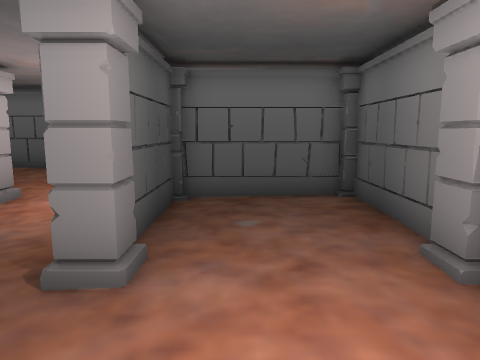
view 1 (above)

24 first-person views from a walk through a Unity game level. The camera is 1.5 m above the floor, tilts 8° down and sees 70° across. The floor is counted in squares, 1 m on a side. Each view is taken from the middle of a square. On the plan, view 1 faces up. The plan holds only what a view shows up to about 16 squares ahead; the rest is blank. The place goes on beyond the plan.

view 2
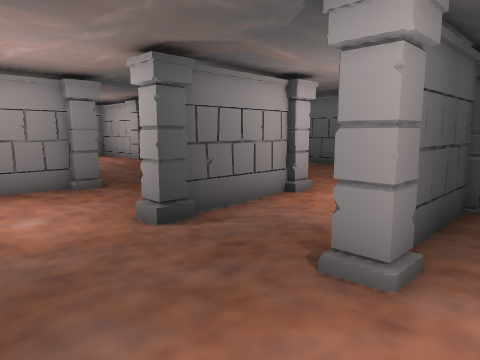

view 3
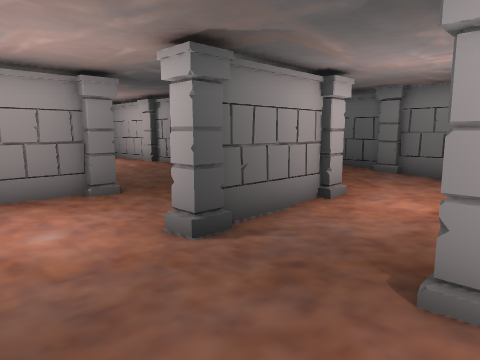

view 4
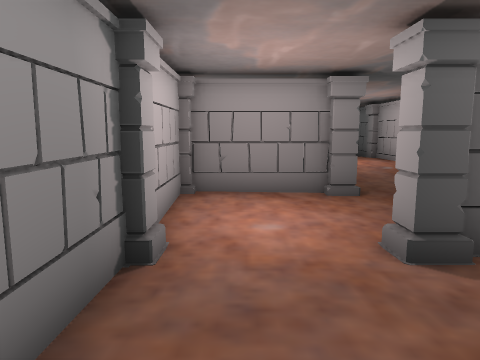

view 5
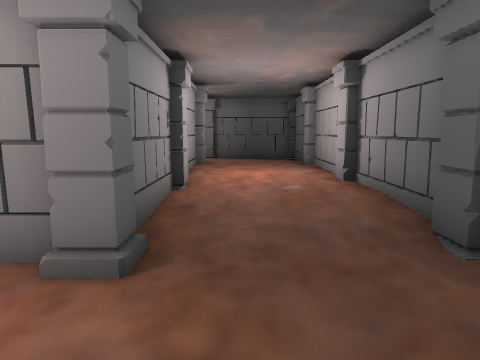

view 6
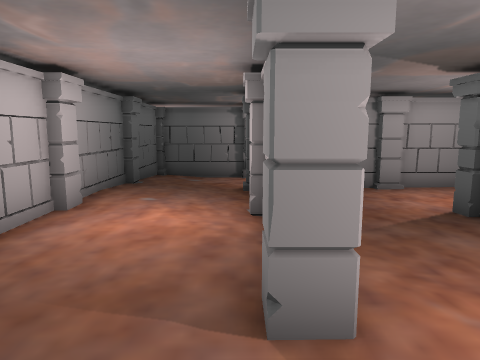

view 7
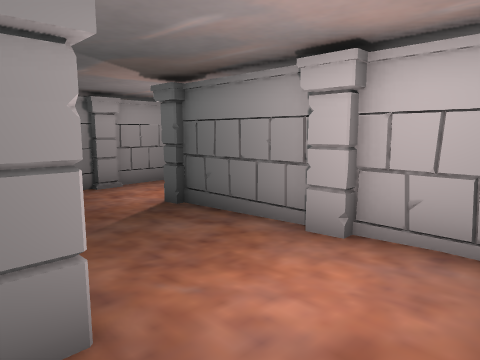

view 8
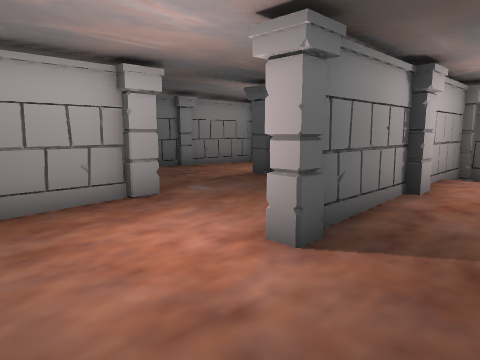

view 9
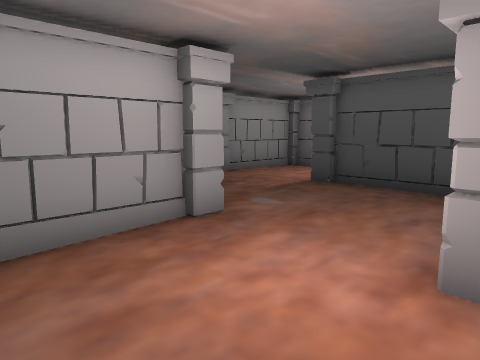

view 10
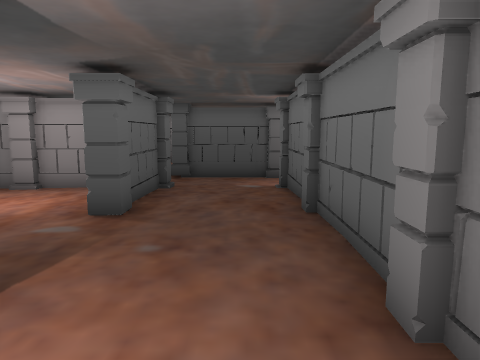

view 11
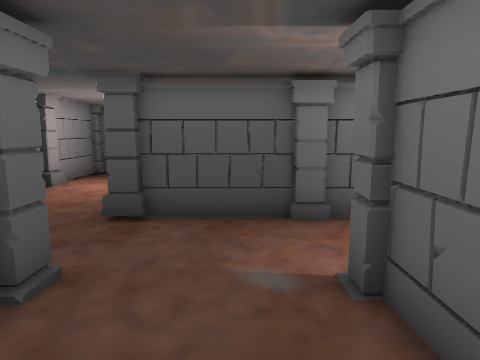

view 12
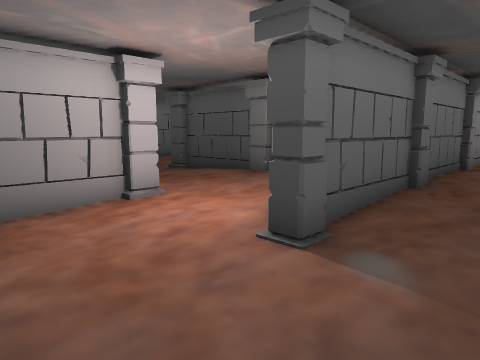

view 13
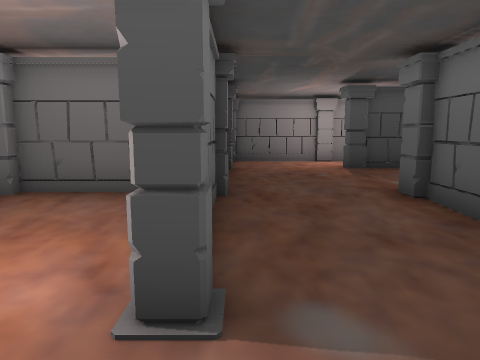

view 14
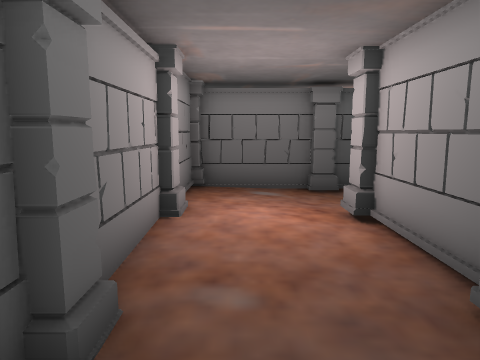

view 15
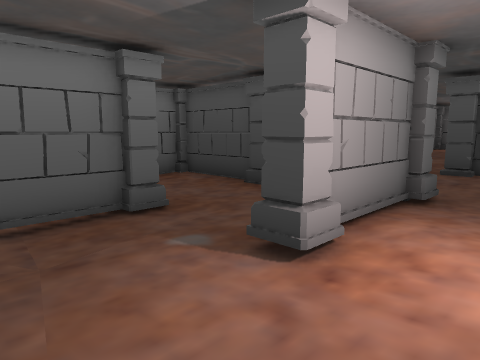

view 16
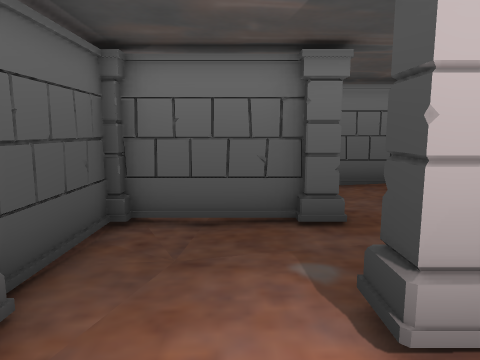

view 17
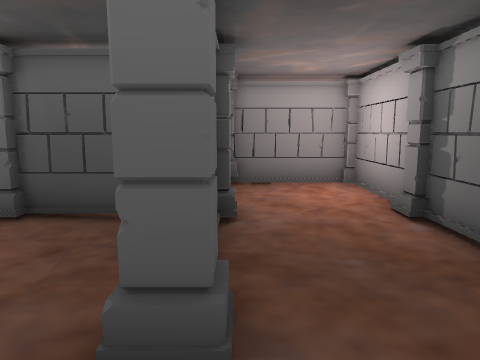

view 18
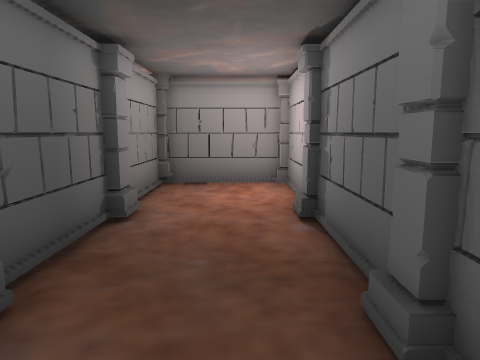

view 19
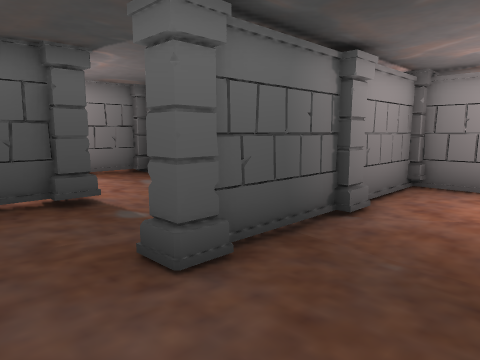

view 20
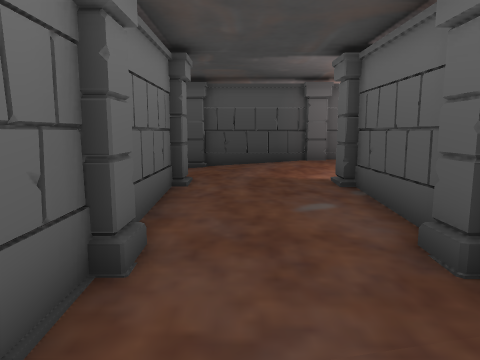

view 21
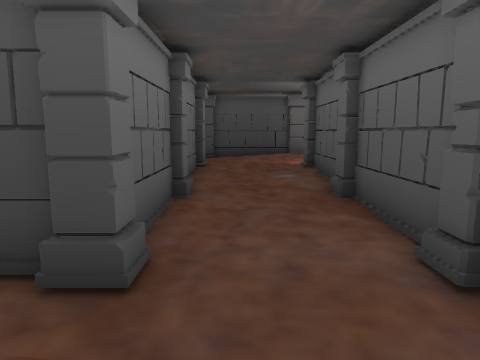

view 22
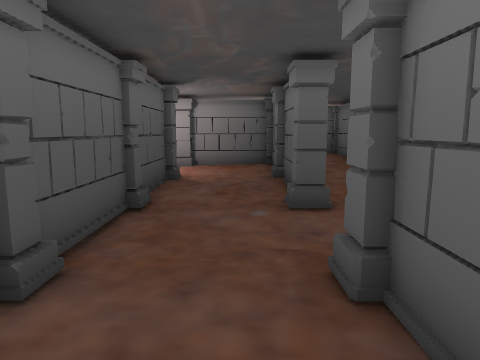

view 23
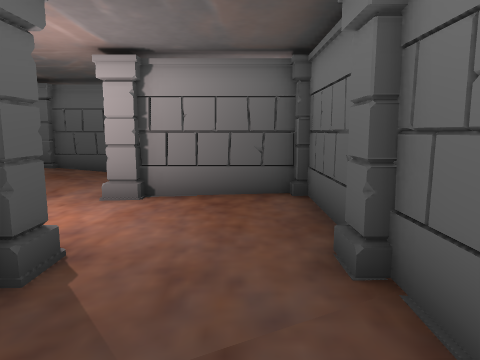

view 24
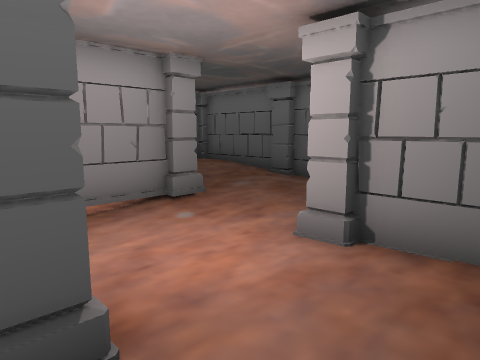

### Floor plan
Key: @ floor where view 1 was taken; # wall or solid block; . main floor; : floor 0.25 m higher than the main floor; - floor 0.25 m lower than the main floor; _ floor 0.5 m lower than the main floor; / step, stairs or slope; P pillar.
Columns run from 21 left of view 1 to 15 right of it. Each row starts with its distance up from view 1.
 11              #####
 10               ::::
  9                :...
  8                 P.. P
  7 ################P..P#####
  6 #:::::::::::....#...#..:#
  5 #::::::::::.....#...#..:#
  4 #:::::::::.//...#../#...#
  3 #:::#########...#../#...#
  2  ::::::::. .#...........
  1  :::::::::. #........
  0 #:::::::::./#...... /@.#
 -1 #########:./#############
 -2     #::::::.#. .......--#
 -3     #::::::.# .......---#
 -4 #   #::::::.#......//--/#
 -5 #:::#:::#####...#####--/#          ##
 -6 #::::::::::.....#-------#         ::#
 -7 #::::::::::.....#-----_-#        :::#
 -8 #::::::::::.....#--//---#     .//:::#
 -9 #############...#--/#############...#
-10         #:::... #-----------#---....#
-11         #:::... #-----------#---....
-12         #:::... #-----------#--//
-13         #:::#################--/#
-14         #:::....---------------.#
-15         #:::....-------------...#
-16         #:::...//--//--//--.....#
-17         #  ##########--##########

Where each view was taken, in squares from view 1:
view 1: 0 up, 0 right, facing up
view 2: 0 up, 0 right, facing up-left
view 3: 0 up, 1 left, facing up-left
view 4: 1 up, 1 left, facing left
view 5: 5 up, 6 left, facing left
view 6: 4 up, 20 left, facing right
view 7: 4 up, 20 left, facing down-right
view 8: 2 up, 10 left, facing down-left
view 9: 0 up, 10 left, facing down-left
view 10: 7 down, 20 left, facing right
view 11: 7 down, 13 left, facing right
view 12: 6 down, 6 left, facing down-left
view 13: 8 down, 7 left, facing left
view 14: 2 down, 8 left, facing right
view 15: 2 down, 2 right, facing down-left
view 16: 2 down, 0 right, facing down
view 17: 9 down, 4 left, facing right
view 18: 11 down, 4 left, facing right
view 19: 12 down, 4 left, facing up-right
view 20: 15 down, 2 left, facing left
view 21: 15 down, 2 right, facing left
view 22: 15 down, 5 left, facing right
view 23: 15 down, 3 right, facing right
view 24: 15 down, 6 right, facing up-right
